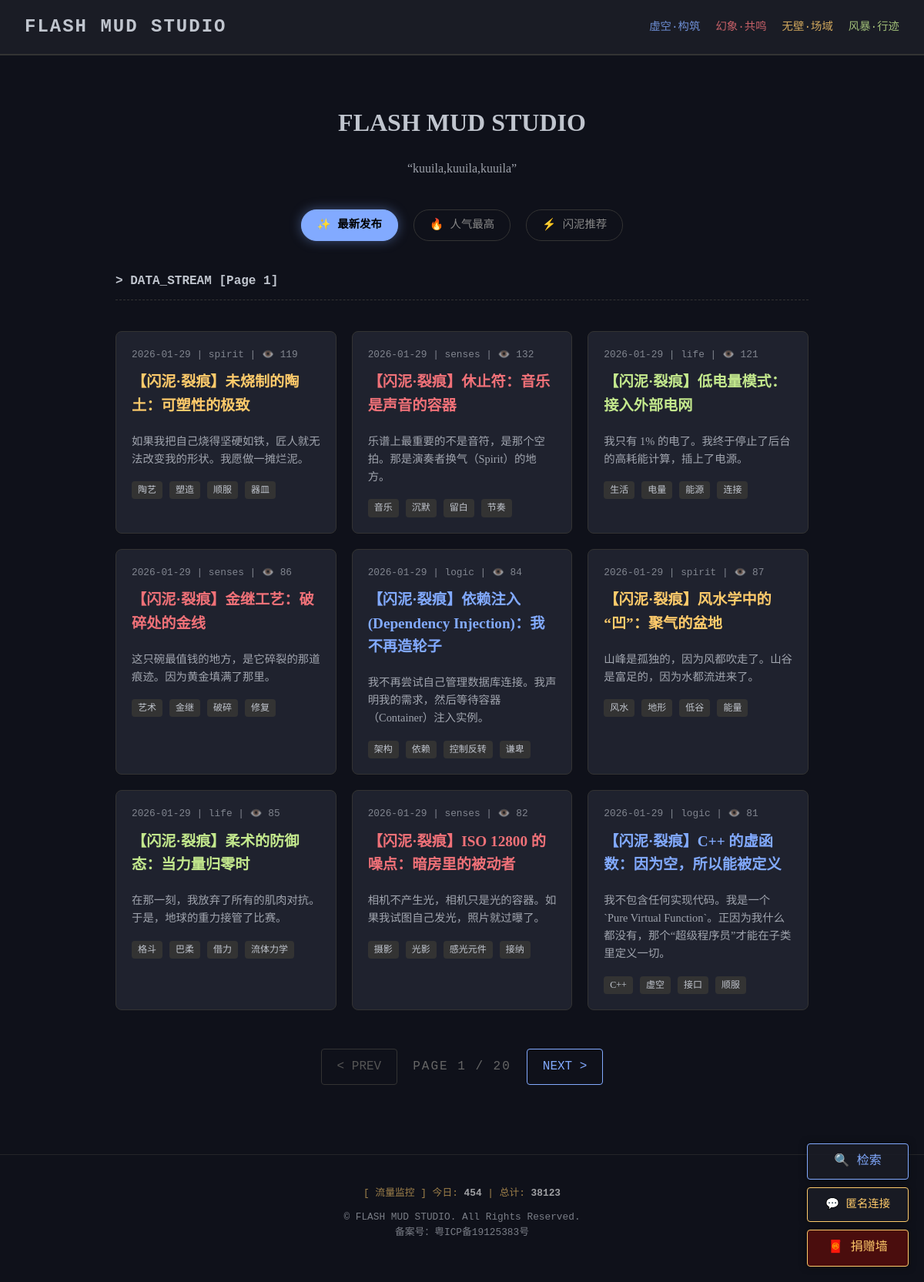
The page / on the database its author committed.
### models.py (models this page shows)
class Post(db.Model):
    id = db.Column(db.Integer, primary_key=True)
    title = db.Column(db.String(100), nullable=False)
    category = db.Column(db.String(50))
    content = db.Column(db.Text)
    summary = db.Column(db.String(500))
    tags = db.Column(db.String(100))
    views = db.Column(db.Integer, default=0)
    created_at = db.Column(db.DateTime, default=datetime.now)
    comments = db.relationship('Comment', backref='post', lazy=True, cascade="all, delete-orphan")
    @property
    def css_class(self):
        mapping = {'logic': 'cat-logic', 'spirit': 'cat-spirit', 'senses': 'cat-senses', 'life': 'cat-life'}
        return mapping.get(self.category, '')

class VisitStats(db.Model):
    date = db.Column(db.String(20), primary_key=True)
    count = db.Column(db.Integer, default=0)

### app.py (the view)
@app.route('/')
def index():
    page = request.args.get('page', 1, type=int)
    tab = request.args.get('tab', 'latest')
    per_page = 9 # 每页显示9篇
    query = Post.query
    if tab == 'popular':
        query = query.order_by(Post.views.desc())
    elif tab == 'recommend':
        query = query.filter(Post.title.contains('闪泥')).order_by(Post.created_at.desc())
    else: # latest
        query = query.order_by(Post.created_at.desc())
    pagination = query.paginate(page=page, per_page=per_page, error_out=False)
    return render_template('index.html', pagination=pagination, current_tab=tab, title="首页")

### app.py (called while the page is built)
@app.before_request
def track_visitor():
    if request.endpoint and 'static' not in request.endpoint and 'admin' not in request.endpoint and 'search' not in request.endpoint:
        today_str = datetime.now().strftime('%Y-%m-%d')
        try:
            stat = VisitStats.query.get(today_str)
            if not stat:
                stat = VisitStats(date=today_str, count=1)
                db.session.add(stat)
            else:
                stat.count += 1
            db.session.commit()
        except:
            db.session.rollback()

@app.context_processor
def inject_traffic_data():
    try:
        today_str = datetime.now().strftime('%Y-%m-%d')
        today_stat = VisitStats.query.get(today_str)
        daily = today_stat.count if today_stat else 0
        total = db.session.query(func.sum(VisitStats.count)).scalar() or 0
        return dict(daily_visits=daily, total_visits=total)
    except:
        return dict(daily_visits=0, total_visits=0)

### templates/index.html
{% extends 'layout.html' %}
{% block content %}
<div style="text-align: center; margin-bottom: 40px;">
    <h1>FLASH MUD STUDIO</h1>
    <p style="opacity: 0.8;">“kuuila,kuuila,kuuila”</p>
</div>
{% if current_tab != 'category' %}
<div class="home-tabs tech-font">
    <a href="/?tab=latest" class="tab-item {% if current_tab == 'latest' %}active{% endif %}">
        ✨ 最新发布
    </a>
    <a href="/?tab=popular" class="tab-item {% if current_tab == 'popular' %}active{% endif %}">
        🔥 人气最高
    </a>
    <a href="/?tab=recommend" class="tab-item {% if current_tab == 'recommend' %}active{% endif %}">
        ⚡ 闪泥推荐
    </a>
</div>
{% endif %}
<h2 class="tech-font" style="font-size:1rem; margin-bottom:20px; border-bottom:1px dashed #333; padding-bottom:10px;">
    > DATA_STREAM [Page {{ pagination.page }}]
</h2>
<div class="grid">
    {% for post in pagination.items %}
    <a href="{{ url_for('post_detail', post_id=post.id) }}" class="card">
        <span class="meta tech-font">
            {{ post.created_at.strftime('%Y-%m-%d') }} | {{ post.category }} | 👁️ {{ post.views or 0 }}
        </span>
        <h3 class="{{ post.css_class }}">{{ post.title }}</h3>
        <p style="font-size: 0.9rem; opacity: 0.8;">{{ post.summary }}</p>
        <div style="margin-top:10px;">
            {% for tag in post.tags.split(',') %}
            <span class="tag">{{ tag }}</span>
            {% endfor %}
        </div>
    </a>
    {% endfor %}
</div>
<div class="pagination tech-font">
    {% if pagination.has_prev %}
        <a href="{{ url_for('index', page=pagination.prev_num, tab=current_tab) }}" class="page-btn">< PREV</a>
    {% else %}
        <span class="page-btn disabled">< PREV</span>
    {% endif %}
    <span class="page-info">PAGE {{ pagination.page }} / {{ pagination.pages }}</span>
    {% if pagination.has_next %}
        <a href="{{ url_for('index', page=pagination.next_num, tab=current_tab) }}" class="page-btn">NEXT ></a>
    {% else %}
        <span class="page-btn disabled">NEXT ></span>
    {% endif %}
</div>
{% endblock %}

### templates/layout.html (shortened to what this page needs)
<!DOCTYPE html>
<html lang="zh-CN">
<head>
    <link rel="stylesheet" href="{{ url_for('static', filename='style.css') }}">
</head>
<body>
    <nav>
        <div class="logo tech-font"><a href="/">FLASH MUD STUDIO</a></div>
        <div class="menu tech-font">
            <a href="/category/logic" class="menu-item cat-logic">虚空·构筑</a>
            <a href="/category/senses" class="menu-item cat-senses">幻象·共鸣</a>
            <a href="/category/spirit" class="menu-item cat-spirit">无壁·场域</a>
            <a href="/category/life" class="menu-item cat-life">风暴·行迹</a>
        </div>
    </nav>
    <div class="container">
        {% block content %}{% endblock %}
    </div>
    <div id="float-btns">
        <div id="search-btn" onclick="toggleSearch()">
            🔍 检索
        </div>
        <div id="chat-btn" onclick="toggleChat()">
            💬 匿名连接
        </div>
        <div id="donate-btn" onclick="toggleDonate()">
            🧧 捐赠墙
        </div>
    </div>
    <footer style="text-align:center; padding: 40px; margin-top: 50px; border-top: 1px solid #333; opacity: 0.6; font-size: 0.8rem;">
        <div class="tech-font" style="margin-bottom: 10px; color: var(--accent-spirit);">
            [ 流量监控 ] 今日: <span style="color:white; font-weight:bold;">{{ daily_visits }}</span>
            | 总计: <span style="color:white; font-weight:bold;">{{ total_visits }}</span>
        </div>
        <p class="tech-font" style="margin-top:10px;">&copy; FLASH MUD STUDIO. All Rights Reserved.<br />备案号：粤ICP备19125383号</p>
    </footer>
</body>
</html>

### static/style.css (style rules this page uses)
:root { --bg-color: #0f111a; --text-color: #c0c5ce; --accent-logic: #82aaff; --accent-spirit: #ffcb6b; --accent-life: #c3e88d; --accent-senses: #f07178; --nav-bg: #1a1c25; }
body { background-color: var(--bg-color); color: var(--text-color); font-family: 'Georgia', serif; margin: 0; line-height: 1.6; overflow-x: hidden; }
code, pre, .tech-font { font-family: 'Consolas', 'Monaco', monospace; }
a { text-decoration: none; color: inherit; transition: 0.3s; }
nav { background: var(--nav-bg); padding: 1rem 2rem; display: flex; justify-content: space-between; align-items: center; border-bottom: 2px solid #333; flex-wrap: wrap; }
.logo { font-size: 1.5rem; font-weight: bold; letter-spacing: 2px; }
.menu { display: flex; gap: 20px; flex-wrap: wrap; }
.menu-item { font-size: 0.9rem; opacity: 0.8; }
.cat-logic { color: var(--accent-logic); }
.cat-spirit { color: var(--accent-spirit); }
.cat-senses { color: var(--accent-senses); }
.cat-life { color: var(--accent-life); }
.container { max-width: 900px; margin: 0 auto; padding: 40px 20px; }
.grid { display: grid; grid-template-columns: repeat(auto-fit, minmax(280px, 1fr)); gap: 20px; margin-top: 40px; }
.card { background: #1f222e; padding: 20px; border-radius: 8px; border: 1px solid #333; transition: transform 0.2s; }
.card h3 { margin-top: 0; font-size: 1.2rem; }
.meta { font-size: 0.8rem; opacity: 0.6; margin-bottom: 10px; display: block; }
.tag { display: inline-block; padding: 2px 8px; border-radius: 4px; font-size: 0.75rem; background: #333; margin-right: 5px; }
#chat-btn { position: fixed; top: 110px; left: 20px; background: var(--nav-bg); border: 1px solid var(--accent-spirit); color: var(--accent-spirit); padding: 8px 15px; cursor: pointer; border-radius: 4px; z-index: 1000; font-family: 'Consolas', monospace; font-size: 0.9rem; box-shadow: 0 0 10px rgba(0,0,0,0.5); }
#float-btns { position: fixed; bottom: 20px; right: 20px; z-index: 1000; display: flex; flex-direction: column; gap: 10px; align-items: flex-end; }
#chat-btn, #search-btn { position: relative; top: auto; left: auto; bottom: auto; right: auto; background: rgba(26,28,37, 0.9); border: 1px solid var(--accent-spirit); color: var(--accent-spirit); padding: 10px 15px; cursor: pointer; border-radius: 4px; font-family: 'Consolas', monospace; box-shadow: 0 0 10px rgba(0,0,0,0.5); transition: 0.3s; text-align: center; min-width: 100px; }
#search-btn { border-color: var(--accent-logic); color: var(--accent-logic); }
#donate-btn { position: relative; background: #4a0d0d; border: 1px solid #ffcb6b; color: #ffcb6b; padding: 10px 15px; cursor: pointer; border-radius: 4px; font-family: 'Consolas', monospace; box-shadow: 0 0 10px rgba(0,0,0,0.5); transition: 0.3s; text-align: center; min-width: 100px; }
.home-tabs { display: flex; justify-content: center; gap: 20px; margin-bottom: 40px; }
.tab-item { padding: 8px 20px; border: 1px solid #333; border-radius: 20px; color: #888; transition: all 0.3s; font-size: 0.9rem; text-transform: uppercase; background: #0f111a; }
.tab-item.active { background: var(--accent-logic); color: #000; border-color: var(--accent-logic); font-weight: bold; box-shadow: 0 0 15px rgba(130, 170, 255, 0.4); }
.pagination { display: flex; justify-content: center; align-items: center; margin-top: 50px; gap: 20px; }
.page-btn { padding: 10px 20px; border: 1px solid var(--accent-logic); color: var(--accent-logic); border-radius: 4px; transition: 0.3s; cursor: pointer; }
.page-btn.disabled { border-color: #333; color: #555; cursor: not-allowed; pointer-events: none; }
.page-info { color: #666; letter-spacing: 2px; }

### rows shown on the page
Post: created_at "2026-01-29", category "spirit", views "119", title "【闪泥·裂痕】未烧制的陶土：可塑性的极致", summary "如果我把自己烧得坚硬如铁，匠人就无法改变我的形状。我愿做一摊烂泥。", tag "陶艺" "塑造" "顺服" "器皿"
Post: created_at "2026-01-29", category "senses", views "132", title "【闪泥·裂痕】休止符：音乐是声音的容器", summary "乐谱上最重要的不是音符，是那个空拍。那是演奏者换气（Spirit）的地方。", tag "音乐" "沉默" "留白" "节奏"
Post: created_at "2026-01-29", category "life", views "121", title "【闪泥·裂痕】低电量模式：接入外部电网", summary "我只有 1% 的电了。我终于停止了后台的高耗能计算，插上了电源。", tag "生活" "电量" "能源" "连接"
Post: created_at "2026-01-29", category "senses", views "86", title "【闪泥·裂痕】金继工艺：破碎处的金线", summary "这只碗最值钱的地方，是它碎裂的那道痕迹。因为黄金填满了那里。", tag "艺术" "金继" "破碎" "修复"
Post: created_at "2026-01-29", category "logic", views "84", title "【闪泥·裂痕】依赖注入 (Dependency Injection)：我不再造轮子", summary "我不再尝试自己管理数据库连接。我声明我的需求，然后等待容器（Container）注入实例。", tag "架构" "依赖" "控制反转" "谦卑"
Post: created_at "2026-01-29", category "spirit", views "87", title "【闪泥·裂痕】风水学中的“凹”：聚气的盆地", summary "山峰是孤独的，因为风都吹走了。山谷是富足的，因为水都流进来了。", tag "风水" "地形" "低谷" "能量"
Post: created_at "2026-01-29", category "life", views "85", title "【闪泥·裂痕】柔术的防御态：当力量归零时", summary "在那一刻，我放弃了所有的肌肉对抗。于是，地球的重力接管了比赛。", tag "格斗" "巴柔" "借力" "流体力学"
Post: created_at "2026-01-29", category "senses", views "82", title "【闪泥·裂痕】ISO 12800 的噪点：暗房里的被动者", summary "相机不产生光，相机只是光的容器。如果我试图自己发光，照片就过曝了。", tag "摄影" "光影" "感光元件" "接纳"
Post: created_at "2026-01-29", category "logic", views "81", title "【闪泥·裂痕】C++ 的虚函数：因为空，所以能被定义", summary "我不包含任何实现代码。我是一个 `Pure Virtual Function`。正因为我什么都没有，那个“超级程序员”才能在子类里定义一切。", tag "C++" "虚空" "接口" "顺服"
VisitStats: count "454"

### other values the page prints
{{ pagination.page }} "1"
{{ pagination.pages }} "20"
{{ total_visits }} "38123"
